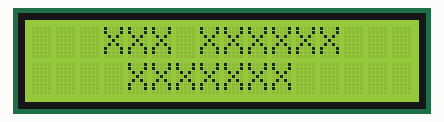
Bench run of a sketch on a simulated Arduino Uno, built with avr-gcc and run on an emulated ATmega328P. Parts: 16×2 character LCD.

Above: at 0.1 s.
At 3.11 s:
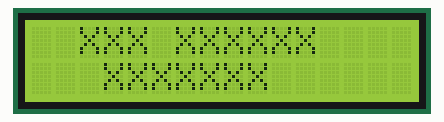
At 4.11 s:
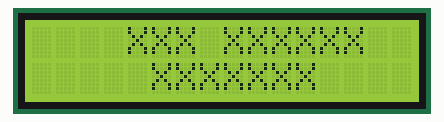
At 9.3 s:
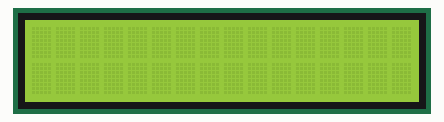

The sketch:

display.ino
```cpp
#include <LiquidCrystal.h>

int i;
LiquidCrystal lcd(7,6,5,4,3,2);

void setup()
{
  lcd.begin(16,2);
  lcd.clear();


}

void loop()
{
 lcd.setCursor(3,0);
 lcd.print("XXX XXXXXX");
 lcd.setCursor(4,1);
 lcd.print("XXXXXXX");
 delay(3000);

 for(i = 0;i < 3; i++)
 {
  lcd.scrollDisplayLeft();
  delay(100);
 }
 for(i = 0;i < 6; i++)
 {
  lcd.scrollDisplayRight();
  delay(100);
 }
  for(i = 0;i < 3; i++)
 {
  lcd.scrollDisplayLeft();
  delay(100);
 }
 delay(1000);
 lcd.noDisplay();
 delay(500);
 lcd.display();
 delay(500);
 delay(1000);
 lcd.noDisplay();
 delay(500);
 lcd.display();
 delay(500);
 delay(1000);
 lcd.noDisplay();
 delay(500);
 lcd.display();
 delay(500);

}
```

Measured:
- by itself, everything shown: repeats every 10.2 s, in 18 steps
- what the display in image 3 shows lasts 0.5 s, from 9.3 s to 9.8 s
